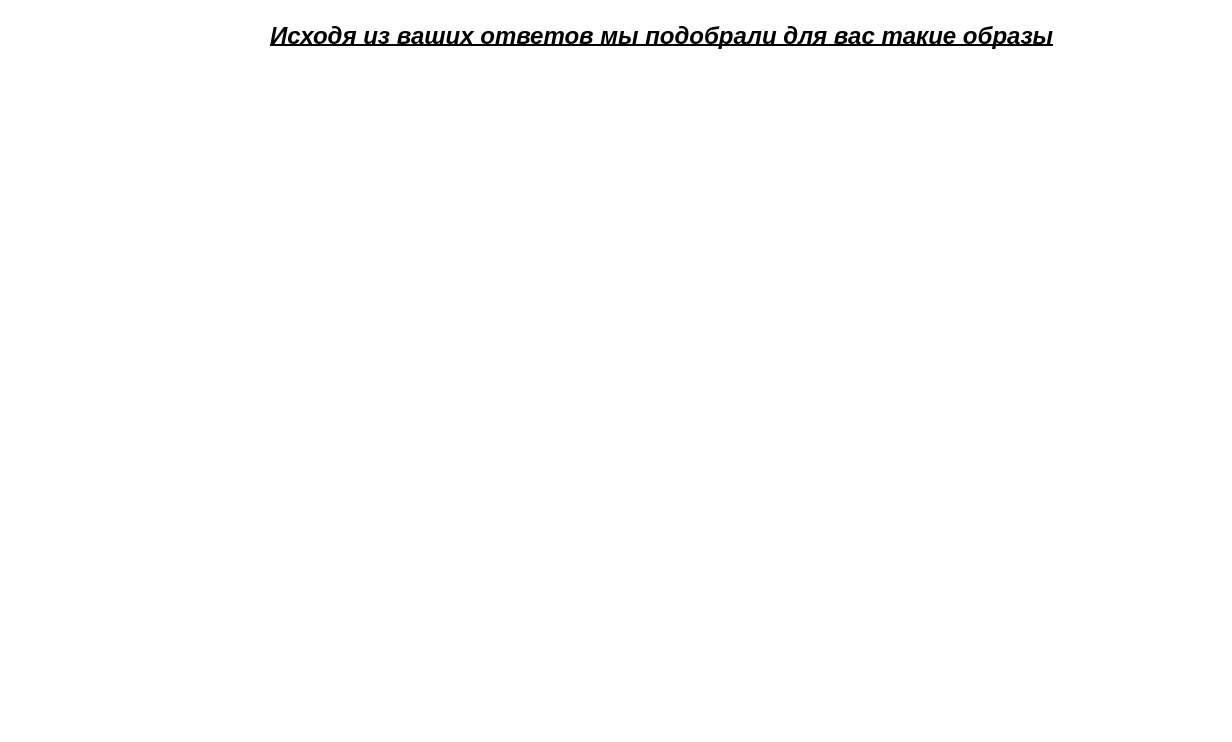
<?xml version="1.0" encoding="UTF-8"?>
<ui version="4.0">
 <class>SixthWindow</class>
 <widget class="QDialog" name="SixthWindow">
  <property name="geometry">
   <rect>
    <x>0</x>
    <y>0</y>
    <width>1232</width>
    <height>742</height>
   </rect>
  </property>
  <property name="palette">
   <palette>
    <active>
     <colorrole role="WindowText">
      <brush brushstyle="SolidPattern">
       <color alpha="255">
        <red>0</red>
        <green>0</green>
        <blue>0</blue>
       </color>
      </brush>
     </colorrole>
     <colorrole role="Button">
      <brush brushstyle="SolidPattern">
       <color alpha="255">
        <red>255</red>
        <green>255</green>
        <blue>255</blue>
       </color>
      </brush>
     </colorrole>
     <colorrole role="Light">
      <brush brushstyle="SolidPattern">
       <color alpha="255">
        <red>255</red>
        <green>255</green>
        <blue>255</blue>
       </color>
      </brush>
     </colorrole>
     <colorrole role="Midlight">
      <brush brushstyle="SolidPattern">
       <color alpha="255">
        <red>255</red>
        <green>255</green>
        <blue>255</blue>
       </color>
      </brush>
     </colorrole>
     <colorrole role="Dark">
      <brush brushstyle="SolidPattern">
       <color alpha="255">
        <red>127</red>
        <green>127</green>
        <blue>127</blue>
       </color>
      </brush>
     </colorrole>
     <colorrole role="Mid">
      <brush brushstyle="SolidPattern">
       <color alpha="255">
        <red>170</red>
        <green>170</green>
        <blue>170</blue>
       </color>
      </brush>
     </colorrole>
     <colorrole role="Text">
      <brush brushstyle="SolidPattern">
       <color alpha="255">
        <red>0</red>
        <green>0</green>
        <blue>0</blue>
       </color>
      </brush>
     </colorrole>
     <colorrole role="BrightText">
      <brush brushstyle="SolidPattern">
       <color alpha="255">
        <red>255</red>
        <green>255</green>
        <blue>255</blue>
       </color>
      </brush>
     </colorrole>
     <colorrole role="ButtonText">
      <brush brushstyle="SolidPattern">
       <color alpha="255">
        <red>0</red>
        <green>0</green>
        <blue>0</blue>
       </color>
      </brush>
     </colorrole>
     <colorrole role="Base">
      <brush brushstyle="SolidPattern">
       <color alpha="255">
        <red>255</red>
        <green>255</green>
        <blue>255</blue>
       </color>
      </brush>
     </colorrole>
     <colorrole role="Window">
      <brush brushstyle="SolidPattern">
       <color alpha="255">
        <red>255</red>
        <green>255</green>
        <blue>255</blue>
       </color>
      </brush>
     </colorrole>
     <colorrole role="Shadow">
      <brush brushstyle="SolidPattern">
       <color alpha="255">
        <red>0</red>
        <green>0</green>
        <blue>0</blue>
       </color>
      </brush>
     </colorrole>
     <colorrole role="AlternateBase">
      <brush brushstyle="SolidPattern">
       <color alpha="255">
        <red>255</red>
        <green>255</green>
        <blue>255</blue>
       </color>
      </brush>
     </colorrole>
     <colorrole role="ToolTipBase">
      <brush brushstyle="SolidPattern">
       <color alpha="255">
        <red>255</red>
        <green>255</green>
        <blue>220</blue>
       </color>
      </brush>
     </colorrole>
     <colorrole role="ToolTipText">
      <brush brushstyle="SolidPattern">
       <color alpha="255">
        <red>0</red>
        <green>0</green>
        <blue>0</blue>
       </color>
      </brush>
     </colorrole>
     <colorrole role="PlaceholderText">
      <brush brushstyle="SolidPattern">
       <color alpha="127">
        <red>0</red>
        <green>0</green>
        <blue>0</blue>
       </color>
      </brush>
     </colorrole>
     <colorrole role="Accent">
      <brush brushstyle="SolidPattern">
       <color alpha="255">
        <red>255</red>
        <green>255</green>
        <blue>255</blue>
       </color>
      </brush>
     </colorrole>
    </active>
    <inactive>
     <colorrole role="WindowText">
      <brush brushstyle="SolidPattern">
       <color alpha="255">
        <red>0</red>
        <green>0</green>
        <blue>0</blue>
       </color>
      </brush>
     </colorrole>
     <colorrole role="Button">
      <brush brushstyle="SolidPattern">
       <color alpha="255">
        <red>255</red>
        <green>255</green>
        <blue>255</blue>
       </color>
      </brush>
     </colorrole>
     <colorrole role="Light">
      <brush brushstyle="SolidPattern">
       <color alpha="255">
        <red>255</red>
        <green>255</green>
        <blue>255</blue>
       </color>
      </brush>
     </colorrole>
     <colorrole role="Midlight">
      <brush brushstyle="SolidPattern">
       <color alpha="255">
        <red>255</red>
        <green>255</green>
        <blue>255</blue>
       </color>
      </brush>
     </colorrole>
     <colorrole role="Dark">
      <brush brushstyle="SolidPattern">
       <color alpha="255">
        <red>127</red>
        <green>127</green>
        <blue>127</blue>
       </color>
      </brush>
     </colorrole>
     <colorrole role="Mid">
      <brush brushstyle="SolidPattern">
       <color alpha="255">
        <red>170</red>
        <green>170</green>
        <blue>170</blue>
       </color>
      </brush>
     </colorrole>
     <colorrole role="Text">
      <brush brushstyle="SolidPattern">
       <color alpha="255">
        <red>0</red>
        <green>0</green>
        <blue>0</blue>
       </color>
      </brush>
     </colorrole>
     <colorrole role="BrightText">
      <brush brushstyle="SolidPattern">
       <color alpha="255">
        <red>255</red>
        <green>255</green>
        <blue>255</blue>
       </color>
      </brush>
     </colorrole>
     <colorrole role="ButtonText">
      <brush brushstyle="SolidPattern">
       <color alpha="255">
        <red>0</red>
        <green>0</green>
        <blue>0</blue>
       </color>
      </brush>
     </colorrole>
     <colorrole role="Base">
      <brush brushstyle="SolidPattern">
       <color alpha="255">
        <red>255</red>
        <green>255</green>
        <blue>255</blue>
       </color>
      </brush>
     </colorrole>
     <colorrole role="Window">
      <brush brushstyle="SolidPattern">
       <color alpha="255">
        <red>255</red>
        <green>255</green>
        <blue>255</blue>
       </color>
      </brush>
     </colorrole>
     <colorrole role="Shadow">
      <brush brushstyle="SolidPattern">
       <color alpha="255">
        <red>0</red>
        <green>0</green>
        <blue>0</blue>
       </color>
      </brush>
     </colorrole>
     <colorrole role="AlternateBase">
      <brush brushstyle="SolidPattern">
       <color alpha="255">
        <red>255</red>
        <green>255</green>
        <blue>255</blue>
       </color>
      </brush>
     </colorrole>
     <colorrole role="ToolTipBase">
      <brush brushstyle="SolidPattern">
       <color alpha="255">
        <red>255</red>
        <green>255</green>
        <blue>220</blue>
       </color>
      </brush>
     </colorrole>
     <colorrole role="ToolTipText">
      <brush brushstyle="SolidPattern">
       <color alpha="255">
        <red>0</red>
        <green>0</green>
        <blue>0</blue>
       </color>
      </brush>
     </colorrole>
     <colorrole role="PlaceholderText">
      <brush brushstyle="SolidPattern">
       <color alpha="127">
        <red>0</red>
        <green>0</green>
        <blue>0</blue>
       </color>
      </brush>
     </colorrole>
     <colorrole role="Accent">
      <brush brushstyle="SolidPattern">
       <color alpha="255">
        <red>255</red>
        <green>255</green>
        <blue>255</blue>
       </color>
      </brush>
     </colorrole>
    </inactive>
    <disabled>
     <colorrole role="WindowText">
      <brush brushstyle="SolidPattern">
       <color alpha="255">
        <red>127</red>
        <green>127</green>
        <blue>127</blue>
       </color>
      </brush>
     </colorrole>
     <colorrole role="Button">
      <brush brushstyle="SolidPattern">
       <color alpha="255">
        <red>255</red>
        <green>255</green>
        <blue>255</blue>
       </color>
      </brush>
     </colorrole>
     <colorrole role="Light">
      <brush brushstyle="SolidPattern">
       <color alpha="255">
        <red>255</red>
        <green>255</green>
        <blue>255</blue>
       </color>
      </brush>
     </colorrole>
     <colorrole role="Midlight">
      <brush brushstyle="SolidPattern">
       <color alpha="255">
        <red>255</red>
        <green>255</green>
        <blue>255</blue>
       </color>
      </brush>
     </colorrole>
     <colorrole role="Dark">
      <brush brushstyle="SolidPattern">
       <color alpha="255">
        <red>127</red>
        <green>127</green>
        <blue>127</blue>
       </color>
      </brush>
     </colorrole>
     <colorrole role="Mid">
      <brush brushstyle="SolidPattern">
       <color alpha="255">
        <red>170</red>
        <green>170</green>
        <blue>170</blue>
       </color>
      </brush>
     </colorrole>
     <colorrole role="Text">
      <brush brushstyle="SolidPattern">
       <color alpha="255">
        <red>127</red>
        <green>127</green>
        <blue>127</blue>
       </color>
      </brush>
     </colorrole>
     <colorrole role="BrightText">
      <brush brushstyle="SolidPattern">
       <color alpha="255">
        <red>255</red>
        <green>255</green>
        <blue>255</blue>
       </color>
      </brush>
     </colorrole>
     <colorrole role="ButtonText">
      <brush brushstyle="SolidPattern">
       <color alpha="255">
        <red>127</red>
        <green>127</green>
        <blue>127</blue>
       </color>
      </brush>
     </colorrole>
     <colorrole role="Base">
      <brush brushstyle="SolidPattern">
       <color alpha="255">
        <red>255</red>
        <green>255</green>
        <blue>255</blue>
       </color>
      </brush>
     </colorrole>
     <colorrole role="Window">
      <brush brushstyle="SolidPattern">
       <color alpha="255">
        <red>255</red>
        <green>255</green>
        <blue>255</blue>
       </color>
      </brush>
     </colorrole>
     <colorrole role="Shadow">
      <brush brushstyle="SolidPattern">
       <color alpha="255">
        <red>0</red>
        <green>0</green>
        <blue>0</blue>
       </color>
      </brush>
     </colorrole>
     <colorrole role="AlternateBase">
      <brush brushstyle="SolidPattern">
       <color alpha="255">
        <red>255</red>
        <green>255</green>
        <blue>255</blue>
       </color>
      </brush>
     </colorrole>
     <colorrole role="ToolTipBase">
      <brush brushstyle="SolidPattern">
       <color alpha="255">
        <red>255</red>
        <green>255</green>
        <blue>220</blue>
       </color>
      </brush>
     </colorrole>
     <colorrole role="ToolTipText">
      <brush brushstyle="SolidPattern">
       <color alpha="255">
        <red>0</red>
        <green>0</green>
        <blue>0</blue>
       </color>
      </brush>
     </colorrole>
     <colorrole role="PlaceholderText">
      <brush brushstyle="SolidPattern">
       <color alpha="127">
        <red>127</red>
        <green>127</green>
        <blue>127</blue>
       </color>
      </brush>
     </colorrole>
     <colorrole role="Accent">
      <brush brushstyle="SolidPattern">
       <color alpha="255">
        <red>255</red>
        <green>255</green>
        <blue>255</blue>
       </color>
      </brush>
     </colorrole>
    </disabled>
   </palette>
  </property>
  <property name="windowTitle">
   <string>Dialog</string>
  </property>
  <widget class="QLabel" name="label_5">
   <property name="geometry">
    <rect>
     <x>270</x>
     <y>20</y>
     <width>951</width>
     <height>31</height>
    </rect>
   </property>
   <property name="font">
    <font>
     <pointsize>18</pointsize>
     <italic>true</italic>
     <bold>true</bold>
     <underline>true</underline>
    </font>
   </property>
   <property name="text">
    <string>Исходя из ваших ответов мы подобрали для вас такие образы</string>
   </property>
  </widget>
  <widget class="QLabel" name="img1">
   <property name="geometry">
    <rect>
     <x>260</x>
     <y>90</y>
     <width>401</width>
     <height>551</height>
    </rect>
   </property>
   <property name="text">
    <string/>
   </property>
   <property name="pixmap">
    <pixmap>img/591cbe2a2138bbab4d1e93f2.jpg</pixmap>
   </property>
   <property name="scaledContents">
    <bool>true</bool>
   </property>
  </widget>
  <widget class="QLabel" name="img2">
   <property name="geometry">
    <rect>
     <x>690</x>
     <y>90</y>
     <width>401</width>
     <height>551</height>
    </rect>
   </property>
   <property name="text">
    <string/>
   </property>
   <property name="pixmap">
    <pixmap>img/sOWKkoMDusww1541.jpg</pixmap>
   </property>
   <property name="scaledContents">
    <bool>true</bool>
   </property>
  </widget>
 </widget>
 <resources/>
 <connections/>
</ui>
